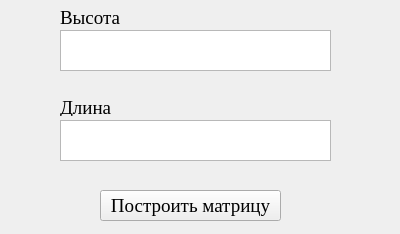
<?xml version="1.0" encoding="UTF-8"?>
<ui version="4.0">
 <class>Form</class>
 <widget class="QWidget" name="Form">
  <property name="geometry">
   <rect>
    <x>0</x>
    <y>0</y>
    <width>400</width>
    <height>234</height>
   </rect>
  </property>
  <property name="windowTitle">
   <string>Form</string>
  </property>
  <widget class="QTextEdit" name="Height">
   <property name="geometry">
    <rect>
     <x>60</x>
     <y>30</y>
     <width>271</width>
     <height>41</height>
    </rect>
   </property>
   <property name="font">
    <font>
     <family>Times New Roman</family>
     <pointsize>14</pointsize>
    </font>
   </property>
  </widget>
  <widget class="QTextEdit" name="Weight">
   <property name="geometry">
    <rect>
     <x>60</x>
     <y>120</y>
     <width>271</width>
     <height>41</height>
    </rect>
   </property>
   <property name="font">
    <font>
     <family>Times New Roman</family>
     <pointsize>14</pointsize>
    </font>
   </property>
  </widget>
  <widget class="QPushButton" name="Create_matrix">
   <property name="geometry">
    <rect>
     <x>100</x>
     <y>190</y>
     <width>181</width>
     <height>31</height>
    </rect>
   </property>
   <property name="font">
    <font>
     <family>Times New Roman</family>
     <pointsize>14</pointsize>
    </font>
   </property>
   <property name="text">
    <string>Построить матрицу</string>
   </property>
  </widget>
  <widget class="QLabel" name="label">
   <property name="geometry">
    <rect>
     <x>60</x>
     <y>100</y>
     <width>91</width>
     <height>16</height>
    </rect>
   </property>
   <property name="font">
    <font>
     <family>Times New Roman</family>
     <pointsize>14</pointsize>
    </font>
   </property>
   <property name="text">
    <string>Длина</string>
   </property>
  </widget>
  <widget class="QLabel" name="label_2">
   <property name="geometry">
    <rect>
     <x>60</x>
     <y>10</y>
     <width>131</width>
     <height>16</height>
    </rect>
   </property>
   <property name="font">
    <font>
     <family>Times New Roman</family>
     <pointsize>14</pointsize>
    </font>
   </property>
   <property name="text">
    <string>Высота</string>
   </property>
  </widget>
 </widget>
 <resources/>
 <connections/>
</ui>
